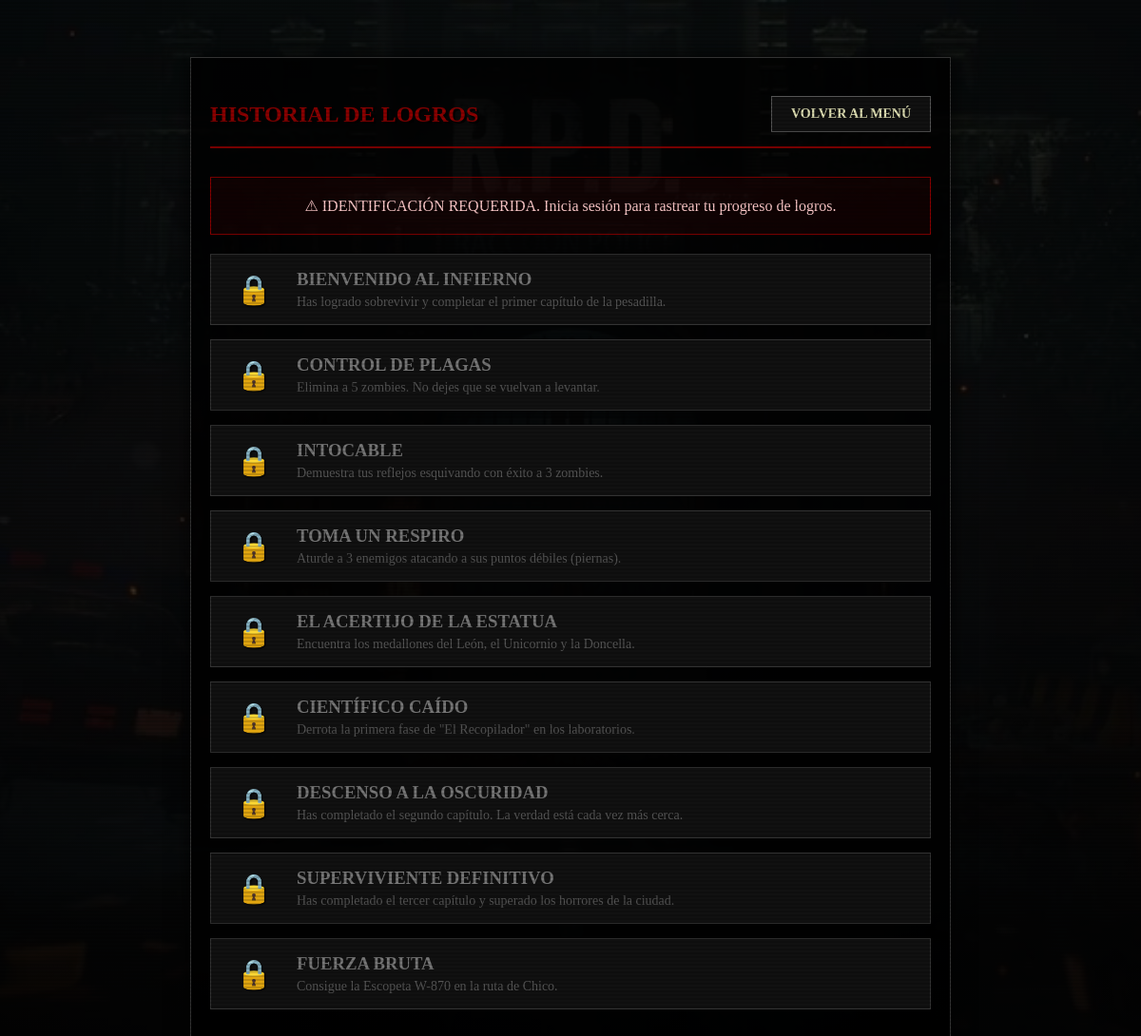
The app's page /pages/logros.php with its own data.
### tables this page shows
CREATE TABLE catalogo_logros (
    id_logro INTEGER PRIMARY KEY AUTOINCREMENT,
    nombre TEXT UNIQUE NOT NULL,
    descripcion TEXT NOT NULL
);

### pages/logros.php (the view, shortened to what this page needs)
<?php
require_once '../includes/conexion.php';
$logueado = $_SESSION['logueado'] ?? false;
$stmtLogros = $pdo->query("SELECT * FROM catalogo_logros ORDER BY id_logro ASC");
$todos_los_logros = $stmtLogros->fetchAll(PDO::FETCH_ASSOC);
$logros_desbloqueados = [];
?>
<!DOCTYPE html>
<html lang="es">
<head>
    <link rel="stylesheet" href="../styles/style.css">
    <link rel="stylesheet" href="../styles/logros.css">
</head>
<body>
    <div class="fase-contenedor layout-logros">
        <div class="contenedor-logros">
            <header class="header-logros">
                <h2 style="color: #8b0000; text-shadow: 2px 2px 0px #000; margin: 0;">HISTORIAL DE LOGROS</h2>
                <a href="../index.php" class="btn-retro" style="padding: 10px 20px;">Volver al menú</a>
            </header>
            <?php if (!$logueado): ?>
                <div class="mensaje-login">
                    ⚠ IDENTIFICACIÓN REQUERIDA. Inicia sesión para rastrear tu progreso de logros.
                </div>
            <?php endif; ?>
            <div class="lista-logros">
                <?php foreach ($todos_los_logros as $logro): ?>
                    <?php
                    $estaDesbloqueado = isset($logros_desbloqueados[$logro['id_logro']]);
                    $claseCompletado = $estaDesbloqueado ? 'logro-completado' : '';
                    $icono = $estaDesbloqueado ? '🏆' : '🔒';
                    ?>
                    <div class="logro-item <?= $claseCompletado ?>">
                        <div class="logro-icono">
                            <?= $icono ?>
                        </div>
                        <div class="logro-info">
                            <h3><?= htmlspecialchars($logro['nombre']) ?></h3>
                            <p><?= htmlspecialchars($logro['descripcion']) ?></p>
                        </div>
                    </div>
                <?php endforeach; ?>
            </div>
        </div>
    </div>
</body>
</html>

### styles/style.css (style rules this page uses)
body { margin: 0; padding: 0; height: 100vh; background-color: #000; background-image: linear-gradient(rgba(0, 0, 0, 0.6), rgba(0, 0, 0, 0.9)), url("../img/comisaria.png"); background-size: cover; background-position: center; color: #e2e2b6; font-family: "Times New Roman", serif; overflow: hidden; position: relative; }
.fase-contenedor { position: absolute; top: 0; left: 0; width: 100%; height: 100%; display: flex; flex-direction: column; justify-content: center; align-items: center; box-sizing: border-box; padding: 0 10%; }
.btn-retro { background-color: #111; color: #e2e2b6; border: 1px solid #555; padding: 15px; text-decoration: none; font-family: inherit; font-weight: bold; font-size: 14px; cursor: pointer; transition: all 0.2s ease; text-transform: uppercase; }

### styles/logros.css (style rules this page uses)
.layout-logros { justify-content: flex-start; padding: 40px; padding-top: 60px; overflow-y: auto; }
.contenedor-logros { width: 100%; max-width: 800px; margin: 0 auto; padding: 40px 20px; background: rgba(0, 0, 0, 0.85); border: 1px solid #333; box-shadow: 0 0 20px rgba(0, 0, 0, 0.8); box-sizing: border-box; }
.header-logros { display: flex; justify-content: space-between; align-items: center; border-bottom: 2px solid #8b0000; padding-bottom: 15px; margin-bottom: 30px; }
.lista-logros { display: flex; flex-direction: column; gap: 15px; }
.logro-item { padding: 15px 20px; border: 1px solid #333; background: #111; display: flex; align-items: center; gap: 20px; transition: all 0.3s ease; }
.logro-icono { font-size: 30px; min-width: 50px; text-align: center; color: #555; text-shadow: 1px 1px 2px #000; }
.logro-info h3 { margin: 0 0 5px 0; color: #777; text-transform: uppercase; }
.logro-info p { margin: 0; color: #555; font-size: 14px; }
.mensaje-login { text-align: center; padding: 20px; background: rgba(139, 0, 0, 0.1); border: 1px solid #8b0000; color: #ffcccc; margin-bottom: 20px; }

### records on screen
catalogo_logros: id_logro "🔒", nombre "BIENVENIDO AL INFIERNO", descripcion "Has logrado sobrevivir y completar el primer capítulo de la pesadilla."
catalogo_logros: id_logro "🔒", nombre "CONTROL DE PLAGAS", descripcion "Elimina a 5 zombies. No dejes que se vuelvan a levantar."
catalogo_logros: id_logro "🔒", nombre "INTOCABLE", descripcion "Demuestra tus reflejos esquivando con éxito a 3 zombies."
catalogo_logros: id_logro "🔒", nombre "TOMA UN RESPIRO", descripcion "Aturde a 3 enemigos atacando a sus puntos débiles (piernas)."
catalogo_logros: id_logro "🔒", nombre "EL ACERTIJO DE LA ESTATUA", descripcion "Encuentra los medallones del León, el Unicornio y la Doncella."
catalogo_logros: id_logro "🔒", nombre "CIENTÍFICO CAÍDO", descripcion "Derrota la primera fase de \"El Recopilador\" en los laboratorios."
catalogo_logros: id_logro "🔒", nombre "DESCENSO A LA OSCURIDAD", descripcion "Has completado el segundo capítulo. La verdad está cada vez más cerca."
catalogo_logros: id_logro "🔒", nombre "SUPERVIVIENTE DEFINITIVO", descripcion "Has completado el tercer capítulo y superado los horrores de la ciudad."
catalogo_logros: id_logro "🔒", nombre "FUERZA BRUTA", descripcion "Consigue la Escopeta W-870 en la ruta de Chico."
